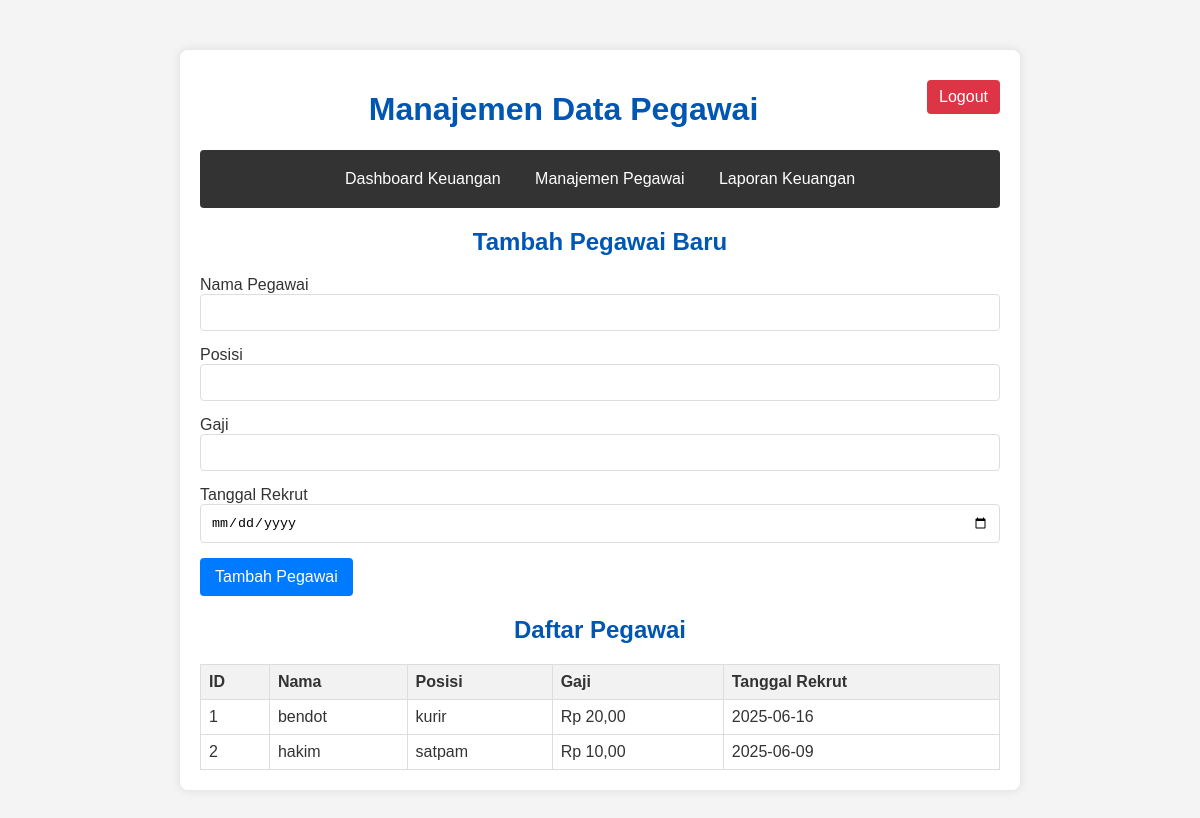
Screenshot of /employees.php (signed in) with the database file from the repository.
### tables this page shows
CREATE TABLE `employees` (
  `id` int(11) NOT NULL,
  `name` varchar(100) NOT NULL,
  `position` varchar(100) NOT NULL,
  `salary` decimal(10,2) NOT NULL,
  `hire_date` date NOT NULL
);

### employees.php (the view, shortened to what this page needs)
<?php
require_once 'config.php';
$employees = [];
$sql = "SELECT id, name, position, salary, hire_date FROM employees ORDER BY name ASC";
if ($result = $conn->query($sql)) {
    while ($row = $result->fetch_assoc()) {
        $employees[] = $row;
    }
}
?>
<!DOCTYPE html>
<html lang="en">
<head>
    <link rel="stylesheet" href="css/style.css">
</head>
<body>
    <div class="container">
        <a href="logout.php" class="logout-button">Logout</a>
        <h1>Manajemen Data Pegawai</h1>
        <div class="nav">
            <a href="dashboard.php">Dashboard Keuangan</a>
            <a href="employees.php">Manajemen Pegawai</a>
            <a href="reports.php">Laporan Keuangan</a>
        </div>
        <h2>Tambah Pegawai Baru</h2>
        <form action="<?php echo htmlspecialchars($_SERVER['PHP_SELF']); ?>" method="post">
            <div>
                <label>Nama Pegawai</label>
                <input type="text" name="name" required>
            </div>
            <div>
                <label>Posisi</label>
                <input type="text" name="position" required>
            </div>
            <div>
                <label>Gaji</label>
                <input type="number" step="0.01" name="salary" required>
            </div>
            <div>
                <label>Tanggal Rekrut</label>
                <input type="date" name="hire_date" required>
            </div>
            <div>
                <input type="submit" name="add_employee" value="Tambah Pegawai">
            </div>
        </form>
        <h2>Daftar Pegawai</h2>
        <?php if (empty($employees)): ?>
            <p>Belum ada data pegawai.</p>
        <?php else: ?>
            <table>
                <thead>
                    <tr>
                        <th>ID</th>
                        <th>Nama</th>
                        <th>Posisi</th>
                        <th>Gaji</th>
                        <th>Tanggal Rekrut</th>
                    </tr>
                </thead>
                <tbody>
                    <?php foreach ($employees as $employee): ?>
                        <tr>
                            <td><?php echo htmlspecialchars($employee['id']); ?></td>
                            <td><?php echo htmlspecialchars($employee['name']); ?></td>
                            <td><?php echo htmlspecialchars($employee['position']); ?></td>
                            <td>Rp <?php echo number_format($employee['salary'], 2, ',', '.'); ?></td>
                            <td><?php echo htmlspecialchars($employee['hire_date']); ?></td>
                        </tr>
                    <?php endforeach; ?>
                </tbody>
            </table>
        <?php endif; ?>
    </div>
</body>
</html>

### css/style.css (style rules this page uses)
body { font-family: Arial, sans-serif; margin: 0; padding: 0; background-color: #f4f4f4; color: #333; }
.container { max-width: 800px; margin: 50px auto; padding: 20px; background-color: #fff; border-radius: 8px; box-shadow: 0 0 10px rgba(0, 0, 0, 0.1); }
h1, h2 { color: #0056b3; text-align: center; }
form { display: flex; flex-direction: column; gap: 15px; margin-top: 20px; }
input[type="text"], input[type="password"], input[type="email"], input[type="number"], input[type="date"], select, textarea { padding: 10px; border: 1px solid #ddd; border-radius: 4px; width: 100%; box-sizing: border-box; }
input[type="submit"] { background-color: #007bff; color: white; padding: 10px 15px; border: none; border-radius: 4px; cursor: pointer; font-size: 16px; }
.nav { background-color: #333; color: white; padding: 10px 0; text-align: center; border-radius: 4px; margin-bottom: 20px; }
.nav a { color: white; text-decoration: none; padding: 10px 15px; display: inline-block; }
table { width: 100%; border-collapse: collapse; margin-top: 20px; }
table, th, td { border: 1px solid #ddd; }
th, td { padding: 8px; text-align: left; }
th { background-color: #f2f2f2; }
.logout-button { background-color: #dc3545; color: white; padding: 8px 12px; border: none; border-radius: 4px; cursor: pointer; text-decoration: none; float: right; margin-top: 10px; }

### rows the page displays
employees: id "1", name "bendot", position "kurir", salary "20,00", hire_date "2025-06-16"
employees: id "2", name "hakim", position "satpam", salary "10,00", hire_date "2025-06-09"
